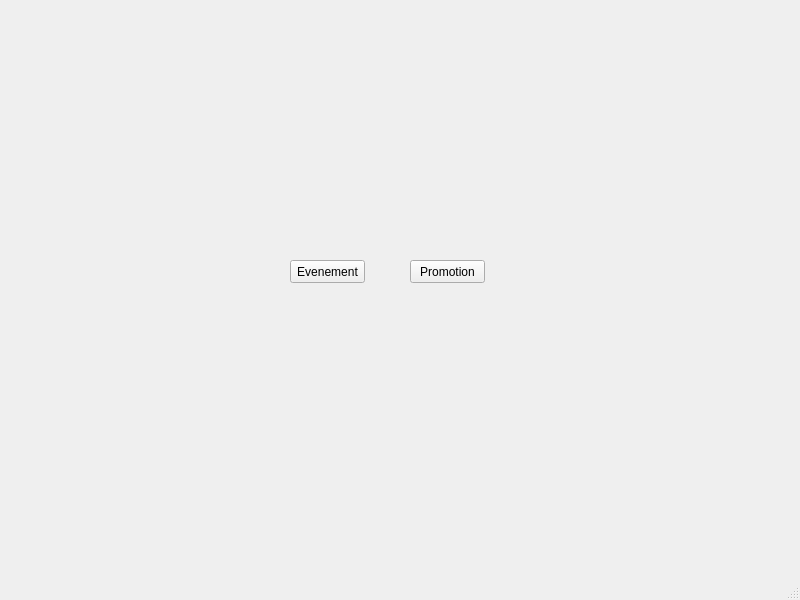
<?xml version="1.0" encoding="UTF-8"?>
<ui version="4.0">
 <class>MainWindow</class>
 <widget class="QMainWindow" name="MainWindow">
  <property name="geometry">
   <rect>
    <x>0</x>
    <y>0</y>
    <width>800</width>
    <height>600</height>
   </rect>
  </property>
  <property name="windowTitle">
   <string>MainWindow</string>
  </property>
  <widget class="QWidget" name="centralwidget">
   <widget class="QPushButton" name="pushButton">
    <property name="geometry">
     <rect>
      <x>290</x>
      <y>260</y>
      <width>75</width>
      <height>23</height>
     </rect>
    </property>
    <property name="text">
     <string>Evenement</string>
    </property>
   </widget>
   <widget class="QPushButton" name="pushButton_2">
    <property name="geometry">
     <rect>
      <x>410</x>
      <y>260</y>
      <width>75</width>
      <height>23</height>
     </rect>
    </property>
    <property name="text">
     <string>Promotion</string>
    </property>
   </widget>
  </widget>
  <widget class="QMenuBar" name="menubar">
   <property name="geometry">
    <rect>
     <x>0</x>
     <y>0</y>
     <width>800</width>
     <height>26</height>
    </rect>
   </property>
  </widget>
  <widget class="QStatusBar" name="statusbar"/>
 </widget>
 <resources/>
 <connections/>
</ui>
